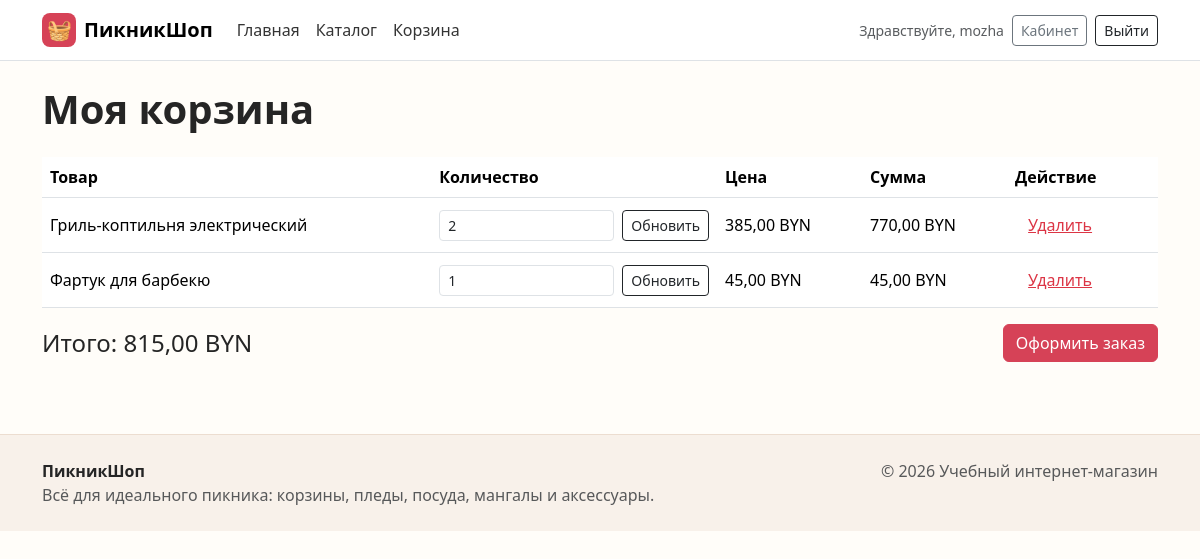
The app's page /cart/ (signed in), older data.
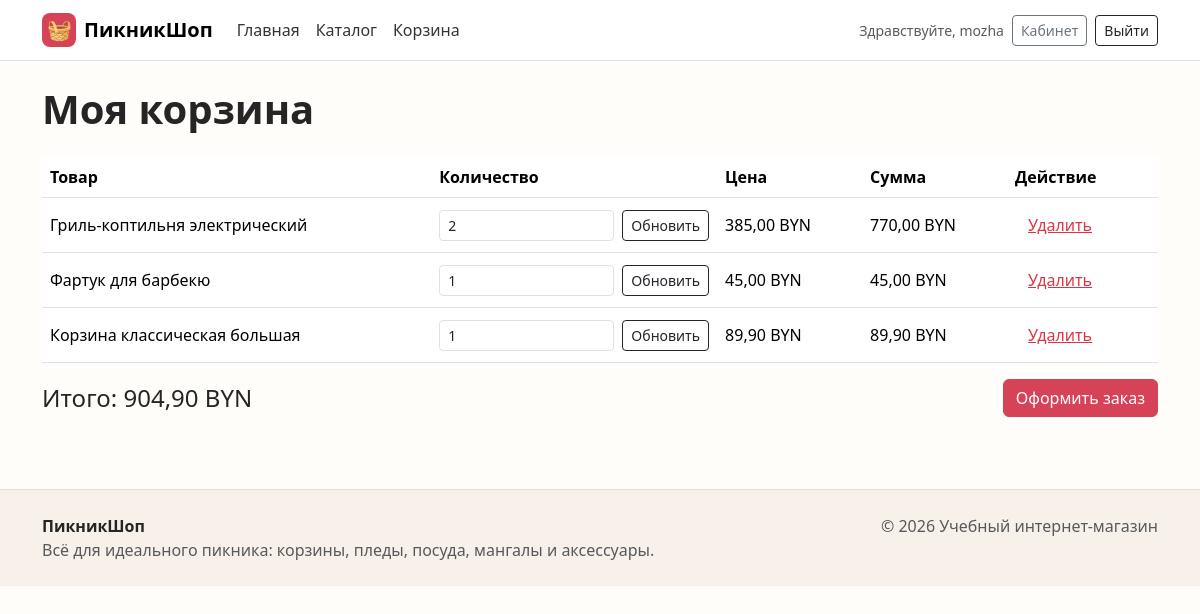
The same page, newer data.
### shop/models.py (models this page shows, shortened)
class CartItem(models.Model):
    cart = models.ForeignKey(
        Cart,
        on_delete=models.CASCADE,
        related_name="items"
    )
    product = models.ForeignKey(
        Product,
        on_delete=models.CASCADE
    )
    quantity = models.PositiveIntegerField()
    def total_price(self):
        return self.product.price * self.quantity

class Product(models.Model):
    name = models.CharField(max_length=200)
    description = models.TextField()
    product_image = models.ImageField(upload_to='products/', blank=True, null=True)
    price = models.DecimalField(max_digits=10, decimal_places=2)
    stock_quantity = models.IntegerField()
    category = models.ForeignKey(
        Category,
        on_delete=models.CASCADE,
        related_name="products"
    )
    manufacturer = models.ForeignKey(
        Manufacturer,
        on_delete=models.CASCADE,
        related_name="products"
    )

### shop/views.py (the view)
# urls.py: path('cart/', views.cart_view, name='cart'),
@login_required
def cart_view(request):
    cart, created = Cart.objects.get_or_create(user=request.user)
    items = cart.items.all()
    total_price = cart.total_price()
    return render(request, 'shop/cart.html', {
        'cart': cart,
        'items': items,
        'total_price': total_price
    })

### shop/models.py (called while the page is built)
    def total_price(self):
        return sum(item.total_price() for item in self.items.all())

### templates/shop/cart.html (shortened to what this page needs)
{% extends 'base.html' %}
{% block content %}
<div class="container py-4">
    <h1 class="fw-bold mb-4">Моя корзина</h1>
    {% if items %}
        <div class="table-responsive">
            <table class="table align-middle">
                <thead>
                    <tr>
                        <th>Товар</th>
                        <th>Количество</th>
                        <th>Цена</th>
                        <th>Сумма</th>
                        <th>Действие</th>
                    </tr>
                </thead>
                <tbody>
                    {% for item in items %}
                        <tr>
                            <td>{{ item.product.name }}</td>
                            <td>
                                <form class="d-flex gap-2" method="post" action="{% url 'update_cart' item.id %}">
                                    <input class="form-control form-control-sm" type="number" min="1" max="{{ item.product.stock_quantity }}" name="quantity" value="{{ item.quantity }}">
                                    <button class="btn btn-outline-dark btn-sm" type="submit">Обновить</button>
                                </form>
                            </td>
                            <td>{{ item.product.price }} BYN</td>
                            <td>{{ item.total_price }} BYN</td>
                            <td>
                                <a class="btn btn-link text-danger" href="{% url 'remove_from_cart' item.id %}">Удалить</a>
                            </td>
                        </tr>
                    {% endfor %}
                </tbody>
            </table>
        </div>
        <div class="d-flex flex-column flex-md-row justify-content-between align-items-md-center gap-3">
            <h2 class="h4 mb-0">Итого: {{ total_price }} BYN</h2>
            <a class="btn btn-primary" href="{% url 'checkout' %}">Оформить заказ</a>
        </div>
    {% else %}
        <div class="alert alert-info">Корзина пуста. Добавьте товары из каталога.</div>
        <a class="btn btn-primary" href="{% url 'product_list' %}">Перейти в каталог</a>
    {% endif %}
</div>
{% endblock %}

Row changes from the older to the newer data that the page shows:
added CartItem: product.name "Корзина классическая большая", quantity "1", product.price "89,90", total_price "89,90"
Text that changed along with them:
{{ total_price }}: "815,00" → "904,90"
